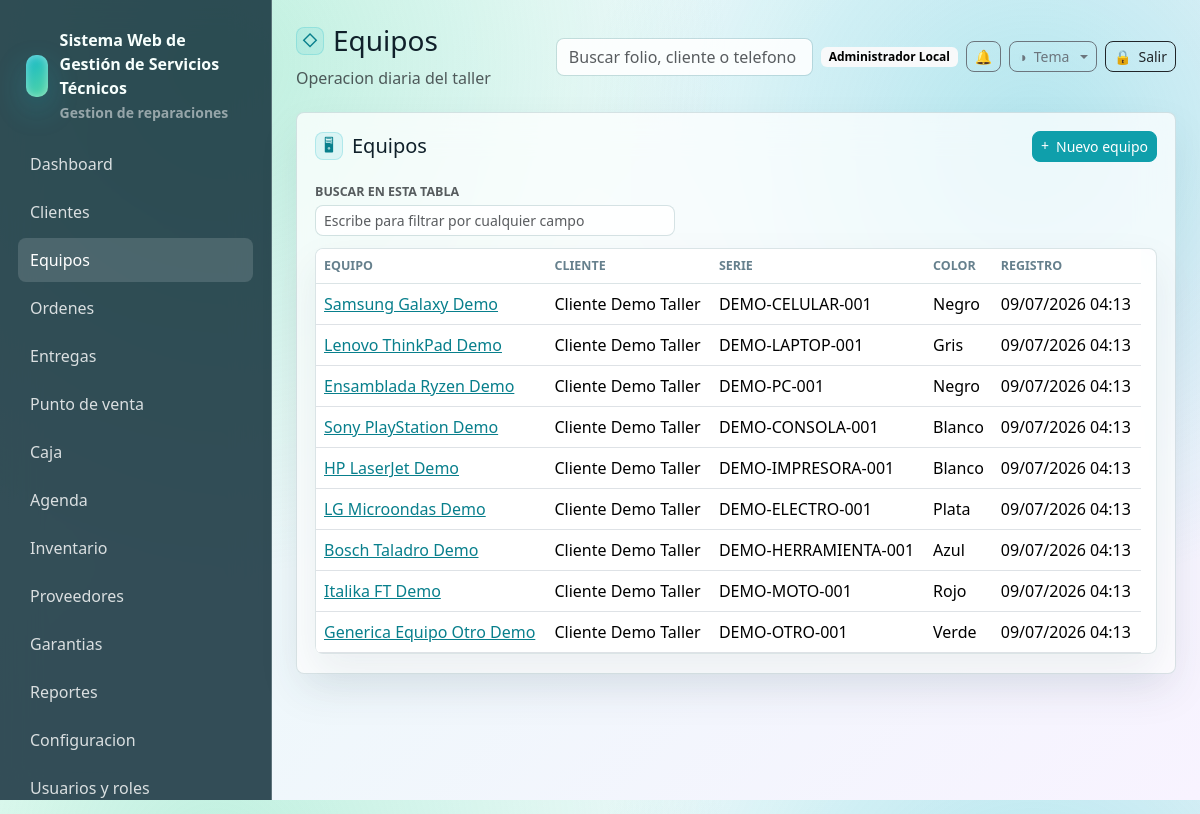
The app's page /equipos (signed in) with its own data.
### tables this page shows
CREATE TABLE users (
    id INT UNSIGNED AUTO_INCREMENT PRIMARY KEY,
    name VARCHAR(160) NOT NULL,
    email VARCHAR(190) NOT NULL UNIQUE,
    password VARCHAR(255) NOT NULL,
    phone VARCHAR(40) NULL,
    status ENUM('activo','inactivo','bloqueado') NOT NULL DEFAULT 'activo',
    last_login_at DATETIME NULL,
    created_at DATETIME NOT NULL DEFAULT CURRENT_TIMESTAMP,
    updated_at DATETIME NULL ON UPDATE CURRENT_TIMESTAMP,
    deleted_at DATETIME NULL
);

CREATE TABLE equipos (
    id INT UNSIGNED AUTO_INCREMENT PRIMARY KEY,
    cliente_id INT UNSIGNED NOT NULL,
    tipo ENUM('celular','laptop','pc','consola','impresora','electrodomestico','herramienta','moto','otro') NOT NULL DEFAULT 'otro',
    marca_id INT UNSIGNED NULL,
    modelo_id INT UNSIGNED NULL,
    marca VARCHAR(120) NULL,
    modelo VARCHAR(120) NULL,
    numero_serie VARCHAR(120) NULL,
    imei VARCHAR(80) NULL,
    color VARCHAR(80) NULL,
    password_equipo VARCHAR(120) NULL,
    accesorios_recibidos TEXT NULL,
    estado_fisico TEXT NULL,
    observaciones TEXT NULL,
    created_at DATETIME NOT NULL DEFAULT CURRENT_TIMESTAMP,
    updated_at DATETIME NULL ON UPDATE CURRENT_TIMESTAMP,
    deleted_at DATETIME NULL,
    CONSTRAINT fk_equipos_cliente FOREIGN KEY (cliente_id) REFERENCES clientes(id),
    CONSTRAINT fk_equipos_marca FOREIGN KEY (marca_id) REFERENCES equipo_marcas(id) ON DELETE SET NULL,
    CONSTRAINT fk_equipos_modelo FOREIGN KEY (modelo_id) REFERENCES equipo_modelos(id) ON DELETE SET NULL,
    INDEX idx_equipos_cliente (cliente_id),
    INDEX idx_equipos_marca (marca_id),
    INDEX idx_equipos_modelo (modelo_id),
    INDEX idx_equipos_tipo (tipo),
    INDEX idx_equipos_serie (numero_serie),
    INDEX idx_equipos_imei (imei)
);

CREATE TABLE clientes (
    id INT UNSIGNED AUTO_INCREMENT PRIMARY KEY,
    nombre_completo VARCHAR(190) NOT NULL,
    telefono VARCHAR(40) NOT NULL,
    whatsapp VARCHAR(40) NULL,
    email VARCHAR(190) NULL,
    domicilio VARCHAR(255) NULL,
    ciudad VARCHAR(120) NULL,
    estado VARCHAR(120) NULL,
    codigo_postal VARCHAR(20) NULL,
    rfc VARCHAR(20) NULL,
    notas_internas TEXT NULL,
    estatus ENUM('activo','inactivo') NOT NULL DEFAULT 'activo',
    created_at DATETIME NOT NULL DEFAULT CURRENT_TIMESTAMP,
    updated_at DATETIME NULL ON UPDATE CURRENT_TIMESTAMP,
    deleted_at DATETIME NULL,
    INDEX idx_clientes_nombre (nombre_completo),
    INDEX idx_clientes_telefono (telefono),
    INDEX idx_clientes_email (email)
);

### resources/views/equipos/index.php (the view)
<div class="glass-card">
    <div class="d-flex justify-content-between align-items-center mb-3">
        <h2 class="h5 mb-0" data-icon="&#128421;">Equipos</h2>
        <a class="btn btn-primary btn-sm" data-icon="&#43;" href="<?= e(url('/equipos/create')) ?>">Nuevo equipo</a>
    </div>
    <div class="table-wrap">
        <table class="table align-middle">
            <thead><tr><th>Equipo</th><th>Cliente</th><th>Serie</th><th>Color</th><th>Registro</th></tr></thead>
            <tbody>
            <?php foreach ($equipos as $equipo): ?>
                <tr>
                    <td><a href="<?= e(url('/equipos/' . $equipo['id'])) ?>"><?= e(trim($equipo['marca'] . ' ' . $equipo['modelo']) ?: $equipo['tipo']) ?></a></td>
                    <td><?= e($equipo['cliente_nombre']) ?></td>
                    <td><?= e($equipo['numero_serie'] ?: $equipo['imei']) ?></td>
                    <td><?= e($equipo['color']) ?></td>
                    <td><?= e(fechaHumana($equipo['created_at'])) ?></td>
                </tr>
            <?php endforeach; ?>
            </tbody>
        </table>
    </div>
</div>

### app/Core/Router.php (shortened to what the rows shown need)
<?php
final class Router
{
    private array $routes = [];
    private function add(string $method, string $path, callable|array $handler): void
    {
        $pattern = preg_replace('#\{([a-zA-Z_][a-zA-Z0-9_]*)\}#', '(?P<$1>[^/]+)', $path);
        $this->routes[] = [
            'method' => $method,
            'path' => $path,
            'pattern' => '#^' . $pattern . '$#',
            'handler' => $handler,
        ];
    }
    public function dispatch(Request $request): void
    {
        foreach ($this->routes as $route) {
            if ($route['method'] !== $request->method()) {
                continue;
            }
            if (preg_match($route['pattern'], $request->path(), $matches)) {
                $params = array_filter($matches, 'is_string', ARRAY_FILTER_USE_KEY);
                $handler = $route['handler'];
                if (is_array($handler)) {
                    [$class, $method] = $handler;
                    $controller = new $class();
                    $controller->{$method}($request, ...array_values($params));
                    return;
                }
                return;
            }
        }
    }
}

### resources/views/layouts/app.php (shortened to what the rows shown need)
<?php
$user = Auth::user();
$appConfig = require BASE_PATH . '/config/app.php';
$systemName = (string) ($appConfig['name'] ?? 'Servicio Tecnico');
$businessLogo = '';
try {
    $cfg = new ConfiguracionService();
    $systemName = trim((string) $cfg->get('sistema.nombre', $systemName)) ?: $systemName;
    $businessLogo = config_asset_src((string) $cfg->get('negocio.logo_url', ''));
} catch (Throwable) {
    $businessLogo = '';
}
?>
<!doctype html>
<html lang="es">
<head>
    <link href="https://cdn.jsdelivr.net/npm/bootstrap@5.3.3/dist/css/bootstrap.min.css" rel="stylesheet">
    <link href="<?= e(asset('css/app.css') . '?v=20260708-pos-modal-theme') ?>" rel="stylesheet">
    <link href="<?= e(asset('css/themes/crystal.css') . '?v=20260708-pos-modal-theme') ?>" rel="stylesheet">
    <link href="<?= e(asset('css/themes/dark.css') . '?v=20260708-pos-modal-theme') ?>" rel="stylesheet">
    <link href="<?= e(asset('css/themes/live.css') . '?v=20260708-pos-modal-theme') ?>" rel="stylesheet">
    <link href="<?= e(asset('css/themes/blueprint.css') . '?v=20260708-pos-modal-theme') ?>" rel="stylesheet">
</head>
<body>
<div class="app-shell">
    <aside class="sidebar" id="app-sidebar">
        <div class="brand">
            <?php if ($businessLogo !== ''): ?>
                <img class="brand-logo" src="<?= e($businessLogo) ?>" alt="<?= e($systemName) ?>">
            <?php else: ?>
                <div class="brand-mark"></div>
            <?php endif; ?>
            <div>
                <div><?= e($systemName) ?></div>
                <small class="text-white-50">Gestion de reparaciones</small>
            </div>
        </div>
        <nav class="nav flex-column">
            <?php foreach ([
                ['Dashboard', '/', 'dashboard'],
                ['Clientes', '/clientes', 'clientes'],
                ['Equipos', '/equipos', 'equipos'],
                ['Ordenes', '/ordenes', 'ordenes'],
                ['Entregas', '/entregas', 'ordenes'],
                ['Punto de venta', '/punto-venta', 'punto_venta'],
                ['Caja', '/caja', 'caja'],
                ['Agenda', '/agenda', 'agenda'],
                ['Inventario', '/inventario', 'inventario'],
                ['Proveedores', '/proveedores', 'proveedores'],
                ['Garantias', '/garantias', 'garantias'],
                ['Reportes', '/reportes', 'reportes'],
                ['Configuracion', '/configuracion', 'configuracion'],
                ['Usuarios y roles', '/usuarios', 'usuarios'],
            ] as [$label, $href, $module]): ?>
                <?php if (Auth::can($module, 'ver')): ?>
                    <a class="nav-link <?= e(is_active($href)) ?>" href="<?= e(url($href)) ?>"><?= e($label) ?></a>
                <?php endif; ?>
            <?php endforeach; ?>
        </nav>
    </aside>
    <main class="main">
        <header class="topbar">
            <div class="topbar-title">
                <h1 class="h3 mb-1" data-icon="&#9671;"><?= e($title ?? '') ?></h1>
                <div class="text-muted">Operacion diaria del taller</div>
            </div>
            <div class="d-flex align-items-center gap-2 topbar-actions">
                <form class="d-none d-md-block" action="<?= e(url('/ordenes')) ?>">
                    <input class="form-control" name="q" placeholder="Buscar folio, cliente o telefono">
                </form>
                <span class="badge text-bg-light topbar-user"><?= e($user['name'] ?? 'Usuario') ?></span>
                <div class="dropdown">
                    <button class="btn btn-outline-secondary btn-sm notif-bell" type="button" data-bs-toggle="dropdown" aria-expanded="false" aria-label="Notificaciones">
                        &#128276;
                    </button>
                </div>
                <div class="dropdown theme-switcher">
                    <button class="btn btn-outline-secondary btn-sm dropdown-toggle" type="button" data-bs-toggle="dropdown" aria-expanded="false" aria-label="Tema" data-icon="&#9681;"><span class="btn-label">Tema</span></button>
                </div>
                <form method="post" action="<?= e(url('/logout')) ?>">
                    <button class="btn btn-outline-dark btn-sm" aria-label="Salir" data-icon="&#128274;"><span class="btn-label">Salir</span></button>
                </form>
            </div>
        </header>
        <?= $content ?>
    </main>
</div>
</body>
</html>

### records on screen
users: name "Administrador Local"
equipos: marca+modelo "Samsung Galaxy Demo", cliente.nombre_completo "Cliente Demo Taller", numero_serie "DEMO-CELULAR-001", color "Negro", created_at "09/07/2026 04:13"
equipos: marca+modelo "Lenovo ThinkPad Demo", cliente.nombre_completo "Cliente Demo Taller", numero_serie "DEMO-LAPTOP-001", color "Gris", created_at "09/07/2026 04:13"
equipos: marca+modelo "Ensamblada Ryzen Demo", cliente.nombre_completo "Cliente Demo Taller", numero_serie "DEMO-PC-001", color "Negro", created_at "09/07/2026 04:13"
equipos: marca+modelo "Sony PlayStation Demo", cliente.nombre_completo "Cliente Demo Taller", numero_serie "DEMO-CONSOLA-001", color "Blanco", created_at "09/07/2026 04:13"
equipos: marca+modelo "HP LaserJet Demo", cliente.nombre_completo "Cliente Demo Taller", numero_serie "DEMO-IMPRESORA-001", color "Blanco", created_at "09/07/2026 04:13"
equipos: marca+modelo "LG Microondas Demo", cliente.nombre_completo "Cliente Demo Taller", numero_serie "DEMO-ELECTRO-001", color "Plata", created_at "09/07/2026 04:13"
equipos: marca+modelo "Bosch Taladro Demo", cliente.nombre_completo "Cliente Demo Taller", numero_serie "DEMO-HERRAMIENTA-001", color "Azul", created_at "09/07/2026 04:13"
equipos: marca+modelo "Italika FT Demo", cliente.nombre_completo "Cliente Demo Taller", numero_serie "DEMO-MOTO-001", color "Rojo", created_at "09/07/2026 04:13"
equipos: marca+modelo "Generica Equipo Otro Demo", cliente.nombre_completo "Cliente Demo Taller", numero_serie "DEMO-OTRO-001", color "Verde", created_at "09/07/2026 04:13"

### other values on screen
$systemName "Sistema Web de Gestión de Servicios Técnicos"
$label "Dashboard"
$label "Clientes"
$label "Equipos"
$label "Ordenes"
$label "Entregas"
$label "Punto de venta"
$label "Caja"
$label "Agenda"
$label "Inventario"
$label "Proveedores"
$label "Garantias"
$label "Reportes"
$label "Configuracion"
$label "Usuarios y roles"
